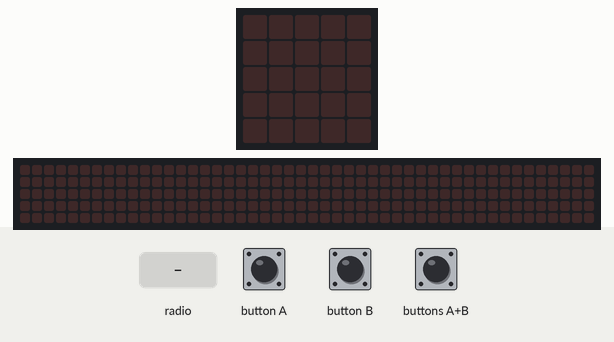
The program below on a simulated Calliope mini (MakeCode). Shown: the board's 5×5 LED display, a strip that is not on the board, showing the scrolling text unrolled. Inputs (shaded band) come from the test bench. The 48×5 strip is a reading aid, not a part: it shows the text the display is scrolling, unrolled, one strip-width of it at a time.

Above: at 1.2 s.
1.3 s: radio message "0" arrives
At 2.4 s:
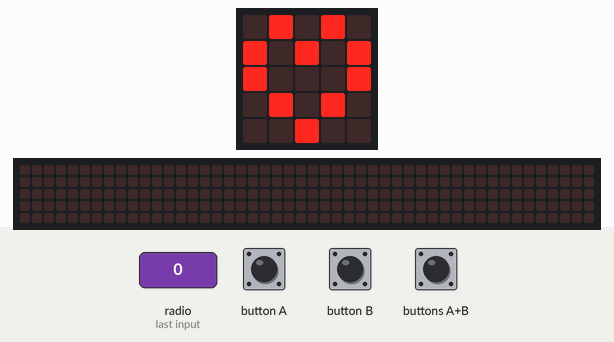
4.3 s: buttons A+B pressed for 0.15 s
At 4.62 s:
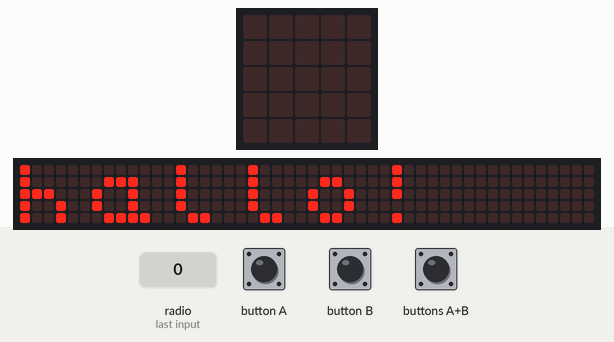
7.3 s: buttons A+B pressed for 0.15 s
At 7.57 s:
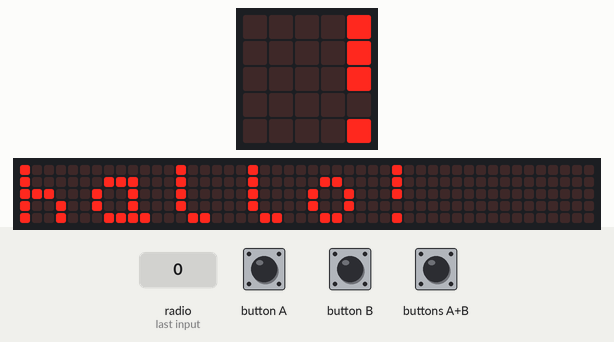
10.3 s: radio message "0" arrives
At 11.92 s:
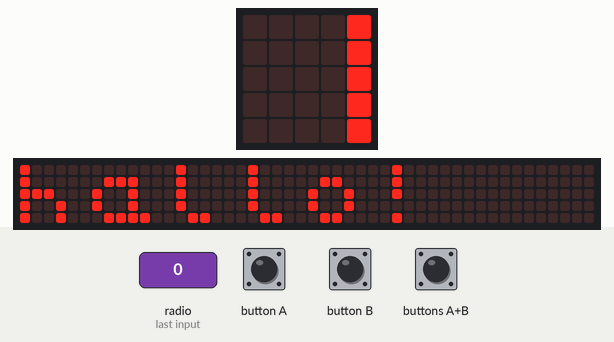

Measured:
- after the input at 1.3 s, the display: changes at once (image 1)
- after the input at 4.3 s, the display: first differs from a run without the input after 0.15 s (image 2)
- after the input at 7.3 s, the display: first differs from a run without the input after 0.20 s (image 3)
- after the input at 10.3 s, the display: first changes at once (image 4 shows a later state)
- what the display in image 1 shows lasts 1.4 s, from 1.3 s to 2.7 s

The program:

main.ts
```typescript
radio.onReceivedNumber(function (receivedNumber) {
    basic.showLeds(`
        . # . # .
        # . # . #
        # . . . #
        . # . # .
        . . # . .
        `)
    basic.pause(1000)
    basic.clearScreen()
    basic.showString("hallo!")
    basic.pause(1000)
})
input.onButtonPressed(Button.A, function () {
    radio.sendNumber(0)
})
input.onButtonPressed(Button.AB, function () {
    basic.clearScreen()
})
radio.setGroup(0)
basic.forever(function () {

})
```

test.ts
```typescript
// Hier kann man Tests durchführen; diese Datei wird nicht kompiliert, wenn dieses Paket als Erweiterung verwendet wird.
```
